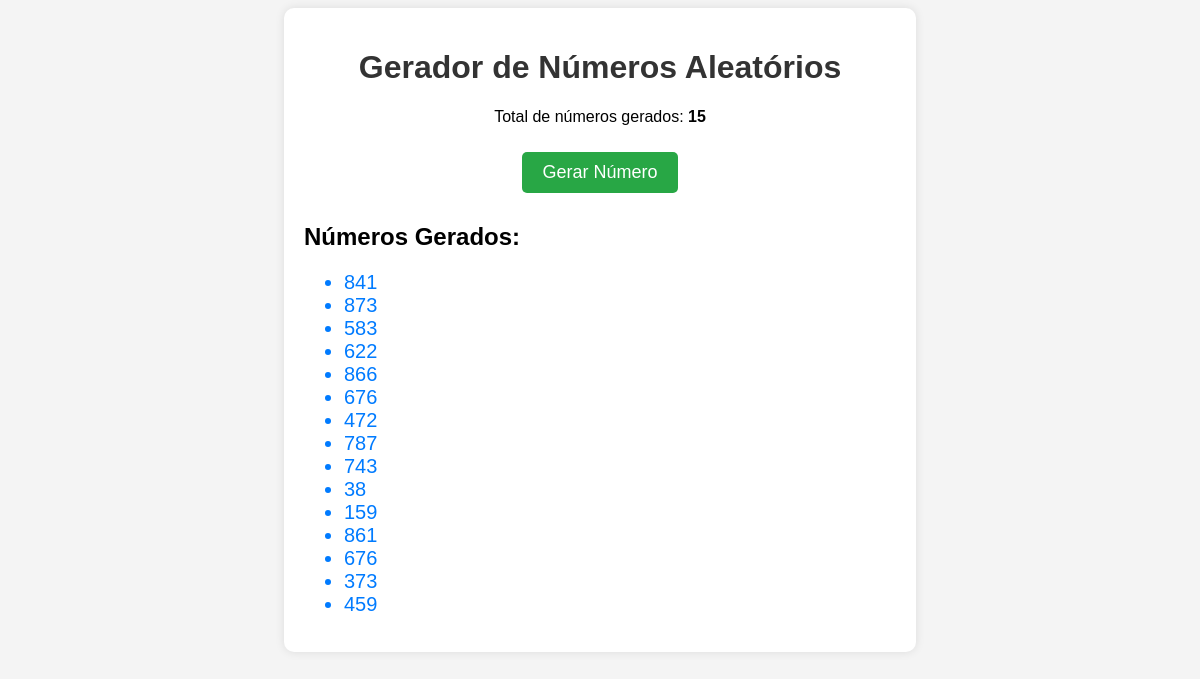
The page / on the database its author committed.
### numeros/models.py (models this page shows, shortened)
class Numero(models.Model):
    numero_id = models.AutoField(primary_key=True)
    valor = models.IntegerField()
    criado_em = models.DateTimeField(auto_now_add=True)

### numeros/views.py (the view)
# urls.py: path('', gerar_numero, name='index'),
def gerar_numero(request):
    if request.method == "POST":
        novo_numero = random.randint(1, 1000)
        Numero.objects.create(valor=novo_numero)
        return redirect('index')
    numeros = Numero.objects.all().order_by('-criado_em')
    contador = numeros.count()
    return render(request, 'numeros/index.html', {'numeros': numeros, 'contador': contador})

### numeros/templates/numeros/index.html (shortened to what this page needs)
<!DOCTYPE html>
<html lang="pt-br">
<head>
</head>
<body>
    <div class="container">
        <h1>Gerador de Números Aleatórios</h1>
        <p>Total de números gerados: <strong>{{ contador }}</strong></p>
        <form method="POST">
            <button type="submit">Gerar Número</button>
        </form>
        <div class="lista">
            <h2>Números Gerados:</h2>
            <ul>
                {% for numero in numeros %}
                    <li class="numero">{{ numero.valor }}</li>
                {% endfor %}
            </ul>
        </div>
    </div>
</body>
</html>

### numeros/templates/numeros/index.html (style rules this page uses)
body { font-family: Arial, sans-serif; text-align: center; background-color: #f4f4f4; }
.container { width: 50%; margin: auto; background: white; padding: 20px; border-radius: 10px; box-shadow: 0px 0px 10px rgba(0, 0, 0, 0.1); }
h1 { color: #333; }
button { background-color: #28a745; color: white; padding: 10px 20px; border: none; cursor: pointer; font-size: 18px; margin: 10px 0; border-radius: 5px; }
.lista { margin-top: 20px; text-align: left; }
.numero { font-size: 20px; color: #007bff; }

### rows shown on the page
Numero: valor "841"
Numero: valor "873"
Numero: valor "583"
Numero: valor "622"
Numero: valor "866"
Numero: valor "676"
Numero: valor "472"
Numero: valor "787"
Numero: valor "743"
Numero: valor "38"
Numero: valor "159"
Numero: valor "861"
Numero: valor "676"
Numero: valor "373"
Numero: valor "459"

### other values the page prints
{{ contador }} "15"
